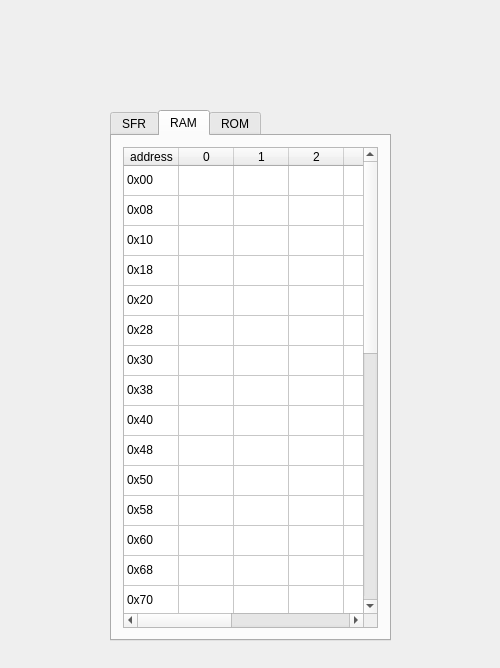
<?xml version="1.0" encoding="UTF-8"?>
<ui version="4.0">
 <class>memory</class>
 <widget class="QWidget" name="memory">
  <property name="geometry">
   <rect>
    <x>0</x>
    <y>0</y>
    <width>500</width>
    <height>668</height>
   </rect>
  </property>
  <property name="windowTitle">
   <string>memory</string>
  </property>
  <widget class="QTabWidget" name="tabWidget">
   <property name="geometry">
    <rect>
     <x>110</x>
     <y>110</y>
     <width>281</width>
     <height>531</height>
    </rect>
   </property>
   <property name="currentIndex">
    <number>1</number>
   </property>
   <widget class="QWidget" name="SFR">
    <attribute name="title">
     <string>SFR</string>
    </attribute>
    <layout class="QHBoxLayout" name="horizontalLayout_2">
     <item>
      <widget class="QTableWidget" name="Sfr_tableWidget">
       <property name="font">
        <font>
         <pointsize>12</pointsize>
         <weight>75</weight>
         <bold>true</bold>
        </font>
       </property>
       <property name="editTriggers">
        <set>QAbstractItemView::NoEditTriggers</set>
       </property>
       <attribute name="verticalHeaderVisible">
        <bool>false</bool>
       </attribute>
       <row>
        <property name="text">
         <string>1</string>
        </property>
       </row>
       <row>
        <property name="text">
         <string>2</string>
        </property>
       </row>
       <row>
        <property name="text">
         <string>3</string>
        </property>
       </row>
       <row>
        <property name="text">
         <string>4</string>
        </property>
       </row>
       <row>
        <property name="text">
         <string>5</string>
        </property>
       </row>
       <row>
        <property name="text">
         <string>6</string>
        </property>
       </row>
       <row>
        <property name="text">
         <string>7</string>
        </property>
       </row>
       <row>
        <property name="text">
         <string>8</string>
        </property>
       </row>
       <row>
        <property name="text">
         <string>9</string>
        </property>
       </row>
       <row>
        <property name="text">
         <string>10</string>
        </property>
       </row>
       <row>
        <property name="text">
         <string>11</string>
        </property>
       </row>
       <row>
        <property name="text">
         <string>12</string>
        </property>
       </row>
       <row>
        <property name="text">
         <string>13</string>
        </property>
       </row>
       <row>
        <property name="text">
         <string>14</string>
        </property>
       </row>
       <row>
        <property name="text">
         <string>15</string>
        </property>
       </row>
       <row>
        <property name="text">
         <string>16</string>
        </property>
       </row>
       <row>
        <property name="text">
         <string>17</string>
        </property>
       </row>
       <row>
        <property name="text">
         <string>18</string>
        </property>
       </row>
       <row>
        <property name="text">
         <string>19</string>
        </property>
       </row>
       <row>
        <property name="text">
         <string>20</string>
        </property>
       </row>
       <row>
        <property name="text">
         <string>21</string>
        </property>
       </row>
       <column>
        <property name="text">
         <string>SFR</string>
        </property>
       </column>
       <column>
        <property name="text">
         <string>Value</string>
        </property>
       </column>
       <item row="0" column="0">
        <property name="text">
         <string>Acc</string>
        </property>
       </item>
       <item row="1" column="0">
        <property name="text">
         <string>B</string>
        </property>
       </item>
       <item row="2" column="0">
        <property name="text">
         <string>PSW</string>
        </property>
       </item>
       <item row="3" column="0">
        <property name="text">
         <string>SP</string>
        </property>
       </item>
       <item row="4" column="0">
        <property name="text">
         <string>DPH</string>
        </property>
       </item>
       <item row="5" column="0">
        <property name="text">
         <string>DPL</string>
        </property>
       </item>
       <item row="6" column="0">
        <property name="text">
         <string>P0</string>
        </property>
       </item>
       <item row="7" column="0">
        <property name="text">
         <string>P1</string>
        </property>
       </item>
       <item row="8" column="0">
        <property name="text">
         <string>P2</string>
        </property>
       </item>
       <item row="9" column="0">
        <property name="text">
         <string>P3</string>
        </property>
       </item>
       <item row="10" column="0">
        <property name="text">
         <string>IP</string>
        </property>
       </item>
       <item row="11" column="0">
        <property name="text">
         <string>IE</string>
        </property>
       </item>
       <item row="12" column="0">
        <property name="text">
         <string>TMOD</string>
        </property>
       </item>
       <item row="13" column="0">
        <property name="text">
         <string>TCON</string>
        </property>
       </item>
       <item row="14" column="0">
        <property name="text">
         <string>TH0</string>
        </property>
       </item>
       <item row="15" column="0">
        <property name="text">
         <string>TL0</string>
        </property>
       </item>
       <item row="16" column="0">
        <property name="text">
         <string>TH1</string>
        </property>
       </item>
       <item row="17" column="0">
        <property name="text">
         <string>TL1</string>
        </property>
       </item>
       <item row="18" column="0">
        <property name="text">
         <string>SCON</string>
        </property>
       </item>
       <item row="19" column="0">
        <property name="text">
         <string>SBUF</string>
        </property>
       </item>
       <item row="20" column="0">
        <property name="text">
         <string>PCON</string>
        </property>
       </item>
      </widget>
     </item>
    </layout>
   </widget>
   <widget class="QWidget" name="RAM">
    <attribute name="title">
     <string>RAM</string>
    </attribute>
    <layout class="QHBoxLayout" name="horizontalLayout">
     <item>
      <widget class="QTableWidget" name="Ram_tableWidget">
       <property name="editTriggers">
        <set>QAbstractItemView::NoEditTriggers</set>
       </property>
       <attribute name="horizontalHeaderCascadingSectionResizes">
        <bool>false</bool>
       </attribute>
       <attribute name="horizontalHeaderDefaultSectionSize">
        <number>55</number>
       </attribute>
       <attribute name="horizontalHeaderHighlightSections">
        <bool>true</bool>
       </attribute>
       <attribute name="verticalHeaderVisible">
        <bool>false</bool>
       </attribute>
       <row>
        <property name="text">
         <string>1</string>
        </property>
       </row>
       <row>
        <property name="text">
         <string>2</string>
        </property>
       </row>
       <row>
        <property name="text">
         <string>3</string>
        </property>
       </row>
       <row>
        <property name="text">
         <string>4</string>
        </property>
       </row>
       <row>
        <property name="text">
         <string>5</string>
        </property>
       </row>
       <row>
        <property name="text">
         <string>6</string>
        </property>
       </row>
       <row>
        <property name="text">
         <string>7</string>
        </property>
       </row>
       <row>
        <property name="text">
         <string>8</string>
        </property>
       </row>
       <row>
        <property name="text">
         <string>9</string>
        </property>
       </row>
       <row>
        <property name="text">
         <string>10</string>
        </property>
       </row>
       <row>
        <property name="text">
         <string>11</string>
        </property>
       </row>
       <row>
        <property name="text">
         <string>12</string>
        </property>
       </row>
       <row>
        <property name="text">
         <string>13</string>
        </property>
       </row>
       <row>
        <property name="text">
         <string>14</string>
        </property>
       </row>
       <row>
        <property name="text">
         <string>15</string>
        </property>
       </row>
       <row>
        <property name="text">
         <string>16</string>
        </property>
       </row>
       <row>
        <property name="text">
         <string>17</string>
        </property>
       </row>
       <row>
        <property name="text">
         <string>18</string>
        </property>
       </row>
       <row>
        <property name="text">
         <string>19</string>
        </property>
       </row>
       <row>
        <property name="text">
         <string>20</string>
        </property>
       </row>
       <row>
        <property name="text">
         <string>21</string>
        </property>
       </row>
       <row>
        <property name="text">
         <string>22</string>
        </property>
       </row>
       <row>
        <property name="text">
         <string>23</string>
        </property>
       </row>
       <row>
        <property name="text">
         <string>24</string>
        </property>
       </row>
       <row>
        <property name="text">
         <string>25</string>
        </property>
       </row>
       <row>
        <property name="text">
         <string>26</string>
        </property>
       </row>
       <row>
        <property name="text">
         <string>27</string>
        </property>
       </row>
       <row>
        <property name="text">
         <string>28</string>
        </property>
       </row>
       <row>
        <property name="text">
         <string>29</string>
        </property>
       </row>
       <row>
        <property name="text">
         <string>30</string>
        </property>
       </row>
       <row>
        <property name="text">
         <string>31</string>
        </property>
       </row>
       <row>
        <property name="text">
         <string>32</string>
        </property>
       </row>
       <column>
        <property name="text">
         <string>address</string>
        </property>
       </column>
       <column>
        <property name="text">
         <string>0</string>
        </property>
       </column>
       <column>
        <property name="text">
         <string>1</string>
        </property>
       </column>
       <column>
        <property name="text">
         <string>2</string>
        </property>
       </column>
       <column>
        <property name="text">
         <string>3</string>
        </property>
       </column>
       <column>
        <property name="text">
         <string>4</string>
        </property>
       </column>
       <column>
        <property name="text">
         <string>5</string>
        </property>
       </column>
       <column>
        <property name="text">
         <string>6</string>
        </property>
       </column>
       <column>
        <property name="text">
         <string>7</string>
        </property>
       </column>
       <item row="0" column="0">
        <property name="text">
         <string>0x00</string>
        </property>
       </item>
       <item row="1" column="0">
        <property name="text">
         <string>0x08</string>
        </property>
       </item>
       <item row="2" column="0">
        <property name="text">
         <string>0x10</string>
        </property>
       </item>
       <item row="3" column="0">
        <property name="text">
         <string>0x18</string>
        </property>
       </item>
       <item row="4" column="0">
        <property name="text">
         <string>0x20</string>
        </property>
       </item>
       <item row="5" column="0">
        <property name="text">
         <string>0x28</string>
        </property>
       </item>
       <item row="6" column="0">
        <property name="text">
         <string>0x30</string>
        </property>
       </item>
       <item row="7" column="0">
        <property name="text">
         <string>0x38</string>
        </property>
       </item>
       <item row="8" column="0">
        <property name="text">
         <string>0x40</string>
        </property>
       </item>
       <item row="9" column="0">
        <property name="text">
         <string>0x48</string>
        </property>
       </item>
       <item row="10" column="0">
        <property name="text">
         <string>0x50</string>
        </property>
       </item>
       <item row="11" column="0">
        <property name="text">
         <string>0x58</string>
        </property>
       </item>
       <item row="12" column="0">
        <property name="text">
         <string>0x60</string>
        </property>
       </item>
       <item row="13" column="0">
        <property name="text">
         <string>0x68</string>
        </property>
       </item>
       <item row="14" column="0">
        <property name="text">
         <string>0x70</string>
        </property>
       </item>
       <item row="15" column="0">
        <property name="text">
         <string>0x78</string>
        </property>
       </item>
       <item row="16" column="0">
        <property name="text">
         <string>0x80</string>
        </property>
       </item>
       <item row="17" column="0">
        <property name="text">
         <string>0x88</string>
        </property>
       </item>
       <item row="18" column="0">
        <property name="text">
         <string>0x90</string>
        </property>
       </item>
       <item row="19" column="0">
        <property name="text">
         <string>0x98</string>
        </property>
       </item>
       <item row="20" column="0">
        <property name="text">
         <string>0xA0</string>
        </property>
       </item>
       <item row="21" column="0">
        <property name="text">
         <string>0xA8</string>
        </property>
       </item>
       <item row="22" column="0">
        <property name="text">
         <string>0xB0</string>
        </property>
       </item>
       <item row="23" column="0">
        <property name="text">
         <string>0xB8</string>
        </property>
       </item>
       <item row="24" column="0">
        <property name="text">
         <string>0xC0</string>
        </property>
       </item>
       <item row="25" column="0">
        <property name="text">
         <string>0xC8</string>
        </property>
       </item>
       <item row="26" column="0">
        <property name="text">
         <string>0xD0</string>
        </property>
       </item>
       <item row="27" column="0">
        <property name="text">
         <string>0xD8</string>
        </property>
       </item>
       <item row="28" column="0">
        <property name="text">
         <string>0xE0</string>
        </property>
       </item>
       <item row="29" column="0">
        <property name="text">
         <string>0xE8</string>
        </property>
       </item>
       <item row="30" column="0">
        <property name="text">
         <string>0xF0</string>
        </property>
       </item>
       <item row="31" column="0">
        <property name="text">
         <string>0xF8</string>
        </property>
       </item>
      </widget>
     </item>
    </layout>
   </widget>
   <widget class="QWidget" name="ROM">
    <attribute name="title">
     <string>ROM</string>
    </attribute>
   </widget>
  </widget>
 </widget>
 <layoutdefault spacing="6" margin="11"/>
 <resources/>
 <connections/>
</ui>
